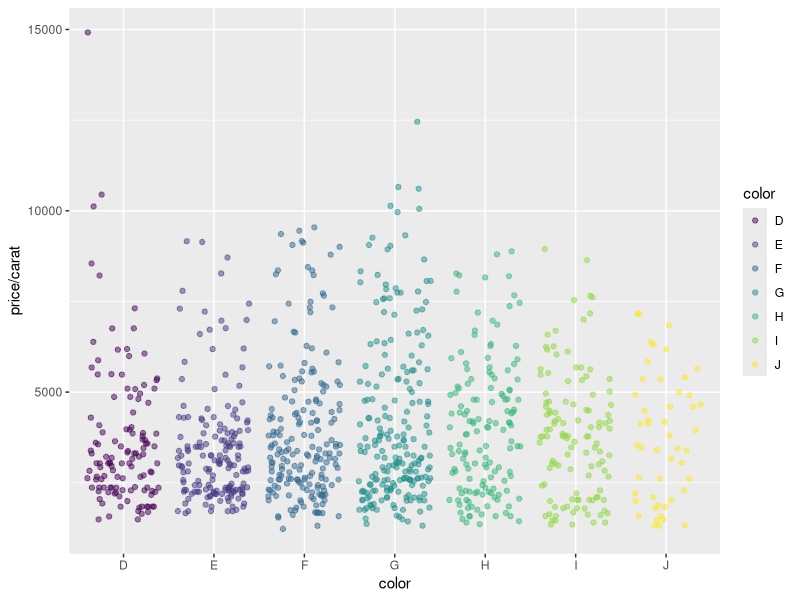

R code for this plot:
## ---- chunk 1
2*2
## ---- chunk 2
summary(cars)
## ---- chunk 3
library(ggplot2)
dsmall <- diamonds[sample(nrow(diamonds), 1000), ]
ggplot(dsmall, aes(color, price/carat)) + geom_jitter(alpha = I(1 / 2), aes(color=color))
## ---- chunk 4
library(knitr)
kable(iris[1:12,])
## ---- chunk 5
library(knitr)
kable(iris[1:12,])
